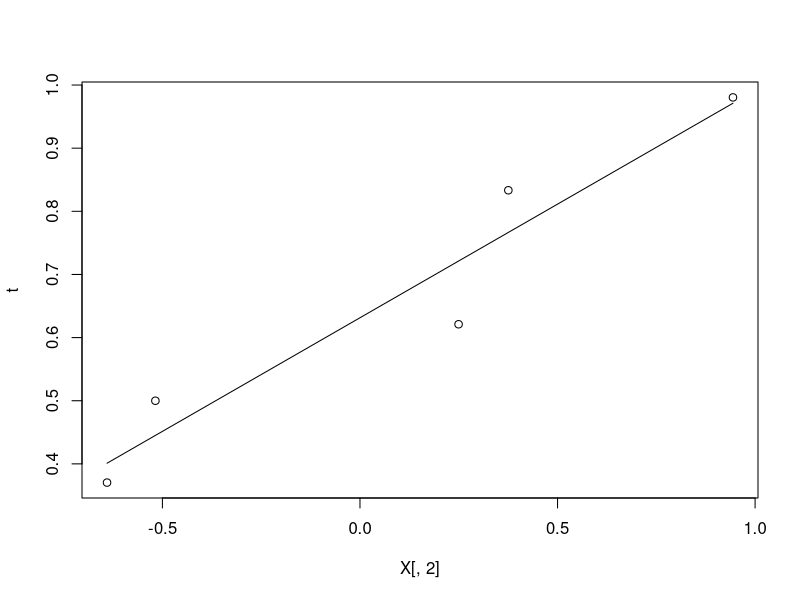

Generate this figure with R:

X <- matrix(c(c(1,1,1,1,1),cos(c(48,67,83,108,126))),ncol=2)

(X)

t <- 1/(c(2.7,2.00,1.61,1.2,1.02))

(t)

X2 <- solve(t(X) %*% X)  #(X^T * X)^-1

(X2)

X3 <- X2 %*% t(X) # ((X^T * X)^-1) * X^T  (pseudo)

(X3 %*% X) # (IDENTITAT)

w <- X3 %*% t

p <- 1/w[1,1]

e <- p  * w[2,1]

(p)

(e)

plot(X[,2],t)

lines (X[,2], w[2,1]*X[,2]+w[1,1], type="l")